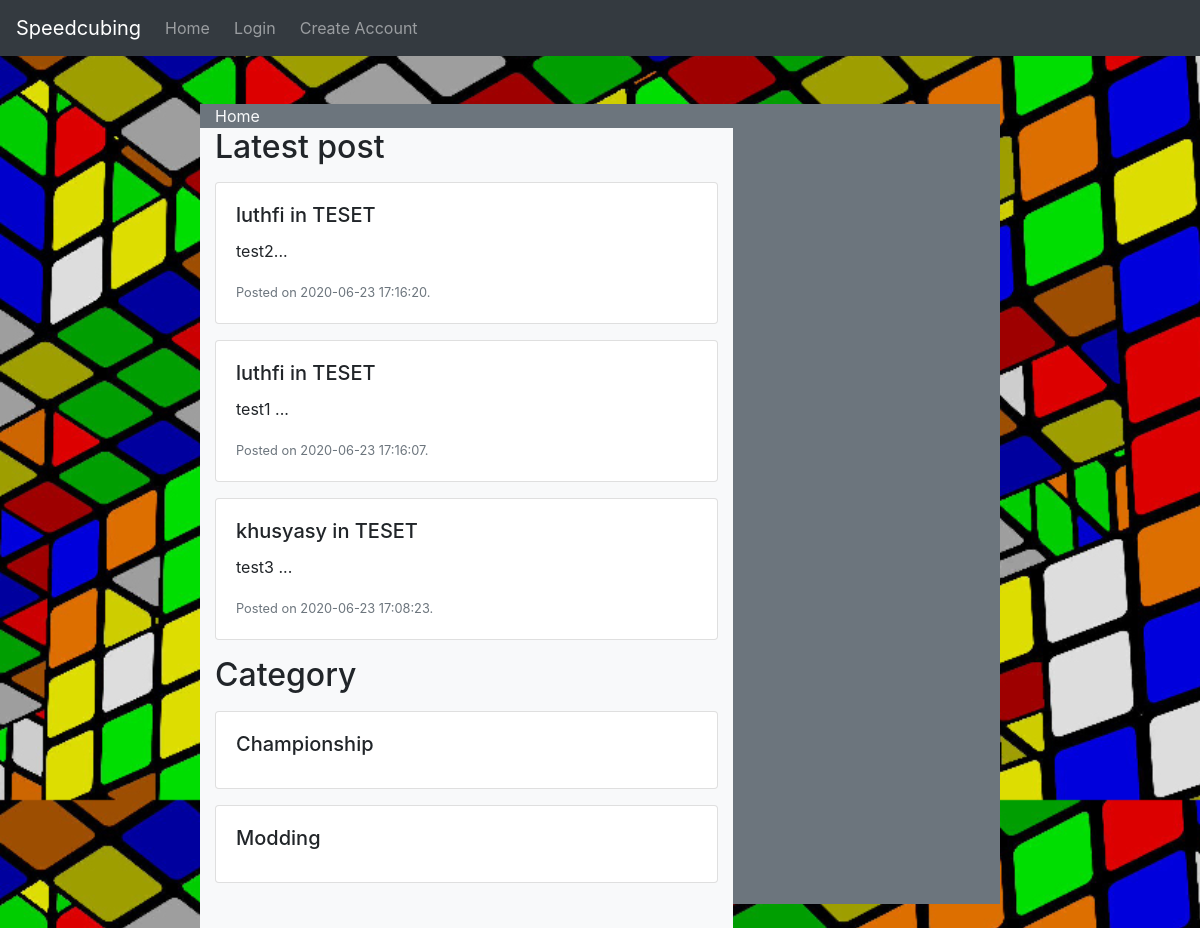
The page /ci_rubik/index.php on the database its author committed.
### tables this page shows
CREATE TABLE `tbl_post` (
  `id` int(11) NOT NULL,
  `id_thread` int(11) NOT NULL,
  `id_account` int(11) NOT NULL,
  `tanggal_post` datetime NOT NULL,
  `isi_post` text NOT NULL
);

CREATE TABLE `tbl_account` (
  `id` int(11) NOT NULL,
  `username` varchar(50) NOT NULL,
  `email` varchar(50) NOT NULL,
  `password` varchar(50) NOT NULL,
  `name` varchar(50) NOT NULL,
  `level` varchar(20) NOT NULL
);

CREATE TABLE `tbl_thread` (
  `id` int(11) NOT NULL,
  `id_kategori` int(11) NOT NULL,
  `id_account` int(11) NOT NULL,
  `nama_thread` varchar(50) NOT NULL,
  `tanggal_buat` datetime NOT NULL
);

CREATE TABLE `tbl_kategori` (
  `id` int(11) NOT NULL,
  `nama_kategori` varchar(50) NOT NULL
);

### ci_rubik/application/controllers/Home.php (called while the page is built, shortened)
<?php
class Home extends CI_Controller {
	public function index()
	{
		$data['title'] = 'Speedcubing';
		$data['kategori'] = $this->KategoriModel->get_data();
		$data['latest'] = $this->PostModel->get_latest();
		$data['user'] = $this->session->userdata('user');
		$data['userinfo'] = $this->load->view('userinfo', $data, true);
		$this->load->view('templates/header', $data);
		$this->load->view('home', $data);
		$this->load->view('templates/footer');
	}
}

### ci_rubik/index.php (called while the page is built, shortened)
<?php
require_once BASEPATH.'core/CodeIgniter.php';

### ci_rubik/application/models/PostModel.php (called while the page is built, shortened)
<?php
class PostModel extends CI_Model{
    public function get_latest(){
        $query = $this->db->select('tbl_thread.id, tbl_thread.nama_thread, tbl_post.tanggal_post, tbl_post.isi_post , tbl_account.username')
                            ->from('tbl_post')
                            ->join('tbl_account', 'tbl_post.id_account = tbl_account.id')
                            ->join('tbl_thread', 'tbl_post.id_thread = tbl_thread.id')
                            ->order_by('tbl_post.tanggal_post', 'DESC')
                            ->limit(3)
                            ->get()->result_array();
        return $query;
    }
}

### ci_rubik/application/models/KategoriModel.php (called while the page is built, shortened)
<?php
class KategoriModel extends CI_Model{
    public function get_data(){
        $query = $this->db->select('id, nama_kategori')
                            ->from('tbl_kategori')
                            ->get()->result_array();
        return $query;
    }
}

### ci_rubik/application/views/home.php (the view, shortened to what this page needs)
<div class="container-fluid h-100">
    <div class="row h-100 mt-md-5">
        <div class="col-md-8 offset-md-2 bg-secondary">
            <p class="text-light m-auto">Home</p>
            <div class="row h-100">
                <div class="col-md-8 bg-light h-100">
                    <h2>Latest post</h2>
                    <?php foreach($latest AS $data): ?>
                        <div class="card my-3 clickable" onclick="location.href = '<?= base_url() . 'thread/index/' . $data['id'] ?>'">
                            <div class="card-body">
                                <h5 class="card-title"><?php echo $data['username'];?> in <?php echo $data['nama_thread']?></h5>
                                <p class="card-text"><?php echo substr($data['isi_post'], 0, 50)."...";?></p>
                                <p class="card-text"><small class="text-muted">Posted on <?php echo $data['tanggal_post'];?>.</small></p>
                            </div>
                        </div>
                    <?php endforeach; ?>
                    <h2>Category</h2>
                    <?php foreach($kategori AS $data): ?>
                        <div class="card my-3 clickable" onclick="location.href = '<?= base_url() . 'kategori/index/' . $data['id'] ?>'">
                            <div class="card-body">
                                <h5 class="card-title"><?php echo $data['nama_kategori']?></h5>
                            </div>
                        </div>
                    <?php endforeach; ?>
                </div>
                <div class="col-md-4 text-light">
                </div>
            </div>
        </div>
    </div>
</div>

### ci_rubik/assets/css/style.css (style rules this page uses)
* { margin: 0; padding: 0; }
body { height: 100%; background-image: url(../images/background.jpg); background-size: cover; }
.clickable { cursor: pointer; }

### rows shown on the page
tbl_post: id_account.username "luthfi", id_thread.nama_thread "TESET", isi_post "test2", tanggal_post "2020-06-23 17:16:20"
tbl_post: id_account.username "luthfi", id_thread.nama_thread "TESET", isi_post "test1", tanggal_post "2020-06-23 17:16:07"
tbl_post: id_account.username "khusyasy", id_thread.nama_thread "TESET", isi_post "test3", tanggal_post "2020-06-23 17:08:23"
tbl_kategori: nama_kategori "Championship"
tbl_kategori: nama_kategori "Modding"
